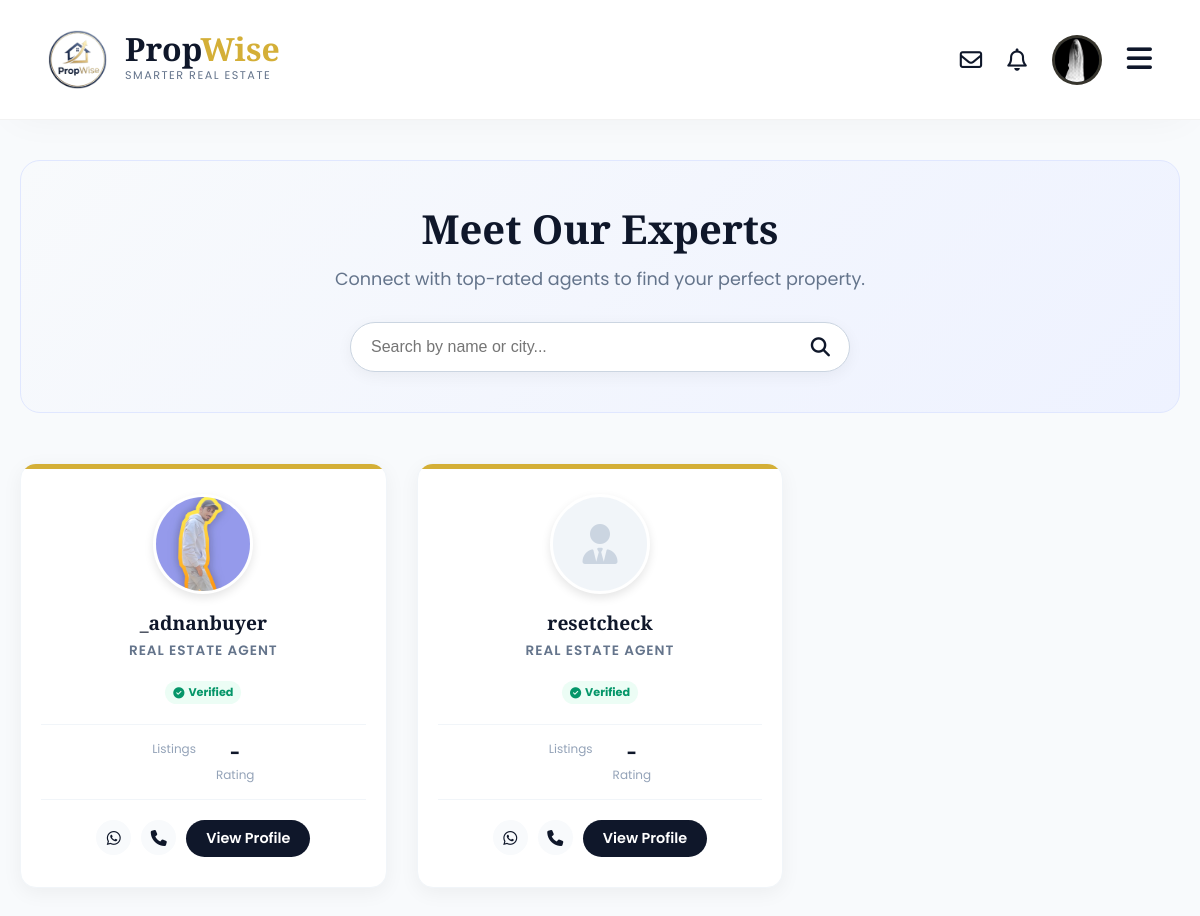
The page /accounts/agents/ (signed in) on the database its author committed.
### accounts/models.py (models this page shows, shortened)
class User(AbstractUser):
    is_agent = models.BooleanField('Is agent', default=False)
    is_buyer = models.BooleanField('Is buyer', default=True) # By default, users are buyers
    phone_number = models.CharField(max_length=20, blank=True)
    profile_picture = models.ImageField(upload_to='profile_pics/', blank=True, null=True)
    favorites = models.ManyToManyField(
        Property,
        related_name="favorited_by",
        blank=True
    )

### accounts/views.py (the view)
# urls.py: path('agents/', account_views.agent_directory_view, name='agent_directory'),
def agent_directory_view(request):
    all_agents = User.objects.filter(
        is_agent=True
    ).order_by('first_name', 'last_name', 'username')
    context = {
        'agents': all_agents
    }
    return render(request, 'accounts/agent_directory.html', context)

### accounts/context_processors.py (called while the page is built)
def notifications(request):
    if request.user.is_authenticated:
        unread_notifs = Notification.objects.filter(
            recipient=request.user,
            is_read=False
        )
        return {
            'notification_count': unread_notifs.count(),
            'notification_list': unread_notifs[:5] # Only show the top 5 in the dropdown
        }
    return {}

### accounts/templates/accounts/agent_directory.html (shortened to what this page needs)
{% extends 'base.html' %}
{% load static %}
{% block content %}
<div class="directory-container">
    <div class="directory-hero">
        <h1 class="hero-title">Meet Our Experts</h1>
        <p class="hero-sub">Connect with top-rated agents to find your perfect property.</p>
        <div class="agent-search-box">
            <input type="text" id="agentSearch" class="agent-search-input" placeholder="Search by name or city..." onkeyup="filterAgents()">
            <i class="fa-solid fa-magnifying-glass search-icon"></i>
        </div>
    </div>
    <div class="agent-grid" id="agentGrid">
        {% for agent in agents %}
            <div class="agent-card" data-name="{{ agent.first_name }} {{ agent.last_name }} {{ agent.username }}">
                <div class="card-accent"></div>
                <div class="card-avatar">
                    {% if agent.profile_picture %}
                        <img src="{{ agent.profile_picture.url }}" alt="{{ agent.username }}">
                    {% else %}
                        <i class="fa-solid fa-user-tie"></i>
                    {% endif %}
                </div>
                <div class="card-name">
                    {{ agent.first_name|default:agent.username }} {{ agent.last_name }}
                </div>
                <div class="card-role">Real Estate Agent</div>
                <div class="verified-tag">
                    <i class="fa-solid fa-check-circle"></i> Verified
                </div>
                <div class="card-stats">
                    <div class="stat-item">
                        <div class="stat-lbl">Listings</div>
                    </div>
                    <div class="stat-item">
                        <div class="stat-val">
                            {% if agent.average_rating %}{{ agent.average_rating|floatformat:1 }}{% else %}-{% endif %}
                        </div>
                        <div class="stat-lbl">Rating</div>
                    </div>
                </div>
                <div class="card-actions">
                    {% if agent.phone_number %}
                        <a href="https://wa.me/{{ agent.phone_number }}" target="_blank" class="btn-icon" title="WhatsApp">
                            <i class="fa-brands fa-whatsapp"></i>
                        </a>
                        <a href="tel:{{ agent.phone_number }}" class="btn-icon" title="Call">
                            <i class="fa-solid fa-phone"></i>
                        </a>
                    {% endif %}
                    <a href="{% url 'agent_profile' pk=agent.pk %}" class="btn-profile">View Profile</a>
                </div>
            </div>
        {% empty %}
            <div class="empty-dir">
                <i class="fa-solid fa-users-slash" style="font-size:3rem; margin-bottom:15px;"></i>
                <h3>No Agents Found</h3>
                <p>We are currently onboarding new partners. Check back soon!</p>
            </div>
        {% endfor %}
    </div>
</div>
{% endblock content %}

### templates/base.html (shortened to what this page needs)
{% load static %}
<!DOCTYPE html>
<html lang="en">
<head>
    <link rel="stylesheet" href="https://cdnjs.cloudflare.com/ajax/libs/font-awesome/6.4.0/css/all.min.css">
</head>
<body>
    <nav class="navbar">
        <a href="{% url 'homepage' %}" class="nav-brand">
            <img src="{% static 'images/logo.png' %}" alt="PropWise">
            <div class="brand-text-col">
                <div class="brand-main">Prop<span>Wise</span></div>
                <div class="brand-tagline">Smarter Real Estate</div>
            </div>
        </a>
        <div class="nav-right">
            {% if user.is_authenticated %}
                <a href="{% url 'chat_inbox' %}" class="nav-icon" title="Messages">
                    <i class="fa-regular fa-envelope"></i>
                </a>
                <div class="nav-icon" onclick="toggleID('notif-drop')" title="Notifications">
                    <i class="fa-regular fa-bell"></i>
                </div>
                <div class="user-menu-container">
                    <div class="user-avatar" onclick="toggleID('user-drop')">
                        {% if user.profile_picture %}
                            <img src="{{ user.profile_picture.url }}" alt="{{ user.username }}">
                        {% else %}
                            <i class="fa-regular fa-user"></i>
                        {% endif %}
                    </div>
                </div>
            {% else %}
                <a href="{% url 'login' %}" class="nav-link">Log In</a>
                <a href="{% url 'signup' %}" class="btn-create">Sign Up</a>
            {% endif %}
            <div class="hamburger" onclick="toggleID('mobile-menu')">
                <i class="fa-solid fa-bars"></i>
            </div>
        </div>
    </nav>
    {% block content %}
    {% endblock %}
</body>
</html>

### templates/base.html (style rules this page uses)
:root { --pw-navy: #0F172A; --pw-gold: #D4AF37; --pw-gold-hover: #B5952F; --pw-gold-glow: rgba(212, 175, 55, 0.5); --pw-bg: #ffffff; --pw-text-body: #334155; --pw-light-gray: #F8FAFC; }
* { margin: 0; padding: 0; box-sizing: border-box; }
body { font-family: 'Poppins', sans-serif; background-color: var(--pw-light-gray); color: var(--pw-text-body); padding-top: 120px; overflow-x: hidden; }
a { text-decoration: none; color: inherit; transition: all 0.3s ease; }
.navbar { position: fixed; top: 0; left: 0; width: 100%; height: 120px; background: #ffffff; display: flex; align-items: center; justify-content: space-between; padding: 0 4%; z-index: 1000; border-bottom: 1px solid rgba(0,0,0,0.05); box-shadow: 0 10px 40px -15px rgba(0,0,0,0.05); animation: slideDown 0.5s ease-out; }
.nav-brand { display: flex; align-items: center; gap: 18px; text-decoration: none; }
.nav-brand img { height: 85px; width: auto; object-fit: contain; mix-blend-mode: multiply; display: block; transition: transform 0.3s ease; }
.brand-text-col { display: flex; flex-direction: column; justify-content: center; }
.brand-main { font-family: 'Playfair Display', serif; font-size: 2rem; font-weight: 800; color: var(--pw-navy); line-height: 0.9; }
.brand-main span { color: var(--pw-gold); }
.brand-tagline { font-family: 'Poppins', sans-serif; font-size: 0.85rem; color: #64748b; font-weight: 400; letter-spacing: 1.5px; text-transform: uppercase; margin-top: 4px; }
.nav-right { display: flex; align-items: center; gap: 25px; }
.nav-icon { font-size: 1.4rem; color: var(--pw-navy); cursor: pointer; position: relative; transition: 0.3s; }
.user-menu-container { position: relative; }
.user-avatar { width: 50px; height: 50px; background: var(--pw-navy); color: var(--pw-gold); border-radius: 50%; display: flex; align-items: center; justify-content: center; font-weight: 600; font-size: 1.2rem; cursor: pointer; border: 3px solid rgba(212, 175, 55, 0.2); transition: all 0.3s; overflow: hidden; }
.user-avatar img { width: 100%; height: 100%; object-fit: cover; }
.hamburger { display: none; font-size: 1.8rem; cursor: pointer; color: var(--pw-navy); }
@media (max-width: 1200px) { .hamburger { display: block; } }
@media (max-width: 1200px) { .nav-brand img { height: 60px; } }
@media (max-width: 1200px) { .brand-tagline { font-size: 0.7rem; } }

### rows shown on the page
User: profile_picture (picture)
User: profile_picture (picture), first_name "_adnanbuyer"
User: first_name "resetcheck"
